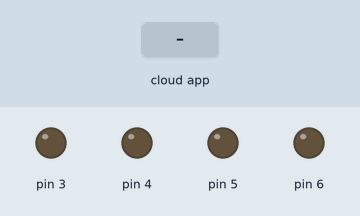
A sketch run on a simulated Arduino Uno, built with avr-gcc and run on an emulated ATmega328P. Parts: output pins drawn as LEDs (lit = HIGH). The test bench sets the inputs (shaded band). The ROS host is connected and sends only what is stated.

Above: at 1.3 s.
1.4 s: the phone or cloud app sets topic_2 to bottom
At 2.6 s:
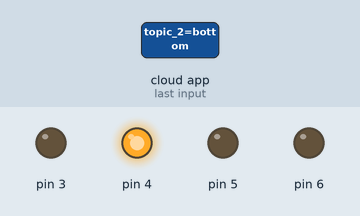
3.0 s: the phone or cloud app sets topic_2 to left
At 3.9 s:
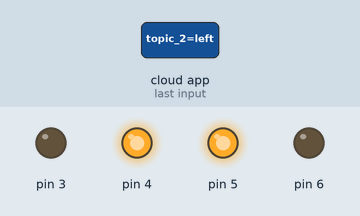
4.5 s: the phone or cloud app sets topic_2 to right
At 5.2 s:
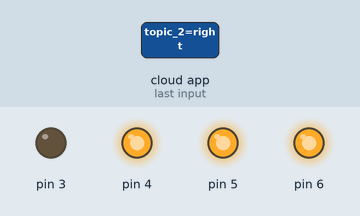
Timing chart, 0 to 7.5 s (numbered marks = the images above; inputs shaded):
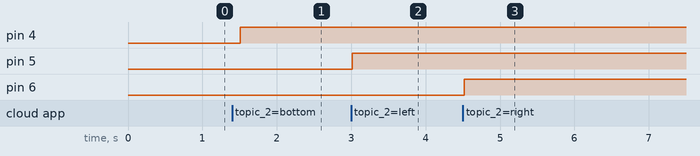

The sketch:

ros_arduino_interface.ino
```cpp
//First, include all the required header file
#include<ros.h>
#include<std_msgs/String.h>
#include"Arduino.h"

//create a node handle object
ros::NodeHandle object;


// Defining Subscriber topic name and Subscriber_call_back_function
void subscribe_function(const std_msgs::String& msg_1)
{
  String msg= msg_1.data;
  String top="top";
  if (msg==top)
  {digitalWrite(3,HIGH);}
  if (msg=="bottom")
  {digitalWrite(4,HIGH);}
  if (msg=="left")
  {digitalWrite(5,HIGH);}
  if (msg=="right")
  {digitalWrite(6,HIGH);}
  }

ros::Subscriber<std_msgs::String> sub("topic_2", &subscribe_function);


// Defining Publisher topic name and message variables

std_msgs::String msg3_top,msg4_bottom,msg5_right,msg6_left;
ros::Publisher arduino_publish_topic3("arduino_publish_topic3", &msg3_top);
ros::Publisher arduino_publish_topic4("arduino_publish_topic5", &msg4_bottom);
ros::Publisher arduino_publish_topic5("arduino_publish_topic6", &msg5_right);
ros::Publisher arduino_publish_topic6("arduino_publish_topic7", &msg6_left);

void setup() {
  // put your setup code here, to run once:
  pinMode(3,OUTPUT);
  pinMode(4,OUTPUT);
  pinMode(5,OUTPUT);
  pinMode(6,OUTPUT);

  object.initNode();
  object.advertise(arduino_publish_topic3);
  object.advertise(arduino_publish_topic4);
  object.advertise(arduino_publish_topic5);
  object.advertise(arduino_publish_topic6);
  object.subscribe(sub);
}

void loop() {
  // put your main code here, to run repeatedly:
  msg3_top.data = digitalRead(3);
  msg4_bottom.data = digitalRead(4);
  msg5_right.data = digitalRead(5);
  msg6_left.data = digitalRead(6);

  arduino_publish_topic3.publish(&msg3_top);
  arduino_publish_topic4.publish(&msg4_bottom);
  arduino_publish_topic5.publish(&msg5_right);
  arduino_publish_topic6.publish(&msg6_left);

  object.spinOnce();
  delay(500);
}
```

Measured:
- after the input at 1.4 s, pin 4: LOW → HIGH after 0.11 s
- after the input at 3.0 s, pin 5: LOW → HIGH at once
- after the input at 4.5 s, pin 6: LOW → HIGH at once
